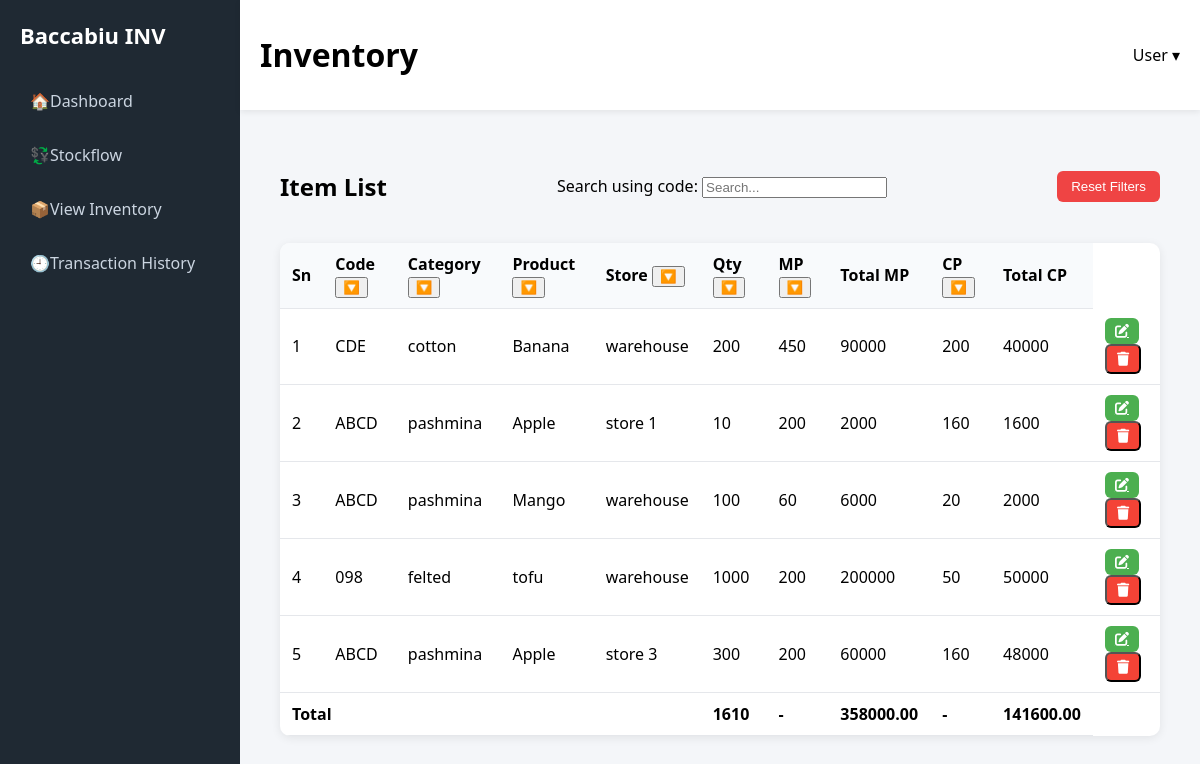
Screenshot of /viewInventory with the database file from the repository.
### inv_data/models.py (models this page shows, shortened)
class Inventory(models.Model):
    product = models.ForeignKey(Product, on_delete=models.CASCADE)
    store = models.ForeignKey(Store, on_delete=models.CASCADE)
    quantity = models.IntegerField(default=0)
    class Meta:
        unique_together = ('product', 'store')

class Product(models.Model):
    product_code = models.CharField(max_length=100)
    product_name = models.CharField(max_length=255)
    category = models.ForeignKey(Category, on_delete=models.CASCADE)
    class Meta:
        unique_together = ("product_code", "product_name", "category")

class Category(models.Model):
    category_name = models.CharField(max_length=100, unique=True)

class Store(models.Model):
    store_name = models.CharField(max_length=100, unique=True)

### inv_data/views.py (the view)
# urls.py: path('viewInventory', views.viewInventory, name='viewInventory'),
def viewInventory(request):
    latest_item = StockTransactionItem.objects.filter(
        product=OuterRef("product")
    ).order_by("-id")
    inventory = Inventory.objects.select_related(
        "product",
        "product__category",
        "store"
    ).annotate(
        market_price=Subquery(latest_item.values("market_price")[:1]),
        cost_price=Subquery(latest_item.values("cost_price")[:1]),
    ).annotate(
        total_market=ExpressionWrapper(
            F("quantity") * F("market_price"),
            output_field=DecimalField(max_digits=12, decimal_places=2)
        ),
        total_cost=ExpressionWrapper(
            F("quantity") * F("cost_price"),
            output_field=DecimalField(max_digits=12, decimal_places=2)
        ),
    )
    return render(request, "ViewInventory.html", {
        "inventory": inventory
    })

### templates/ViewInventory.html (shortened to what this page needs)
{% extends "base.html" %}
{% load static %}
   {% block content %}
<html>
<head>
    <link rel="stylesheet" href="{% static 'css/ViewInventory.css' %}">
    <link rel="stylesheet" href="https://cdnjs.cloudflare.com/ajax/libs/font-awesome/6.5.0/css/all.min.css">
</head>
<body>
    <main class="main-content">
        <section class="content-area">
            <div class="content-header">
                <h2>Item List</h2>
                <span>Search using code: <input type="search" id="searchInput" placeholder="Search...">
</span>
                <button class="reset-button" onclick="resetFilters()">Reset Filters</button>
            </div>
            <div class="table-wrapper">
                <table id="itemTable">
                    <thead>
                        <tr>
                            <thead>
<tr>
    <th>Sn</th>
    <th>Code <button class="filter-btn" data-col="1">🔽</button></th>
    <th>Category <button class="filter-btn" data-col="2">🔽</button></th>
    <th>Product <button class="filter-btn" data-col="3">🔽</button></th>
    <th>Store <button class="filter-btn" data-col="4">🔽</button></th>
    <th>Qty <button class="filter-btn" data-col="5">🔽</button></th>
    <th>MP <button class="filter-btn" data-col="6">🔽</button></th>
    <th>Total MP</th>
    <th>CP <button class="filter-btn" data-col="8">🔽</button></th>
    <th>Total CP</th>
</tr>
</thead>
                        </tr>
                    </thead>
                    <tbody>
{% for item in inventory %}
<tr>
    <td>{{ forloop.counter }}</td>
    <td>{{ item.product.product_code }}</td>
    <td>{{ item.product.category.category_name }}</td>
    <td>{{ item.product.product_name }}</td>
    <td>{{ item.store.store_name }}</td>
    <td>{{ item.quantity }}</td>
    <td>{{ item.market_price|default:0 }}</td>
    <td>{{ item.total_market|default:0 }}</td>
    <td>{{ item.cost_price|default:0 }}</td>
    <td>{{ item.total_cost|default:0 }}</td>
   <td>
    <a href="{% url 'edit_inventory' item.id %}" class="btn edit-btn">
        <i class="fa-solid fa-pen-to-square"></i>
    </a>
    <form action="{% url 'delete_inventory' item.id %}" method="POST" style="display:inline;">
        <button type="submit" class="btn delete-btn"
            onclick="return confirm('Are you sure?');">
            <i class="fa-solid fa-trash"></i>
        </button>
    </form>
</td>
</tr>
{% endfor %}
</tbody>
<tfoot>
<tr>
    <td colspan="5" class="total-label">Total</td>
    <td id="totalQuantity"></td>
    <td>-</td>
    <td id="totalMarket"></td>
    <td>-</td>
    <td id="totalCost"></td>
</tr>
</tfoot>
                </table>
            </div>
        </section>
    </main>
</div>
</body>
{% endblock %}

### templates/base.html (shortened to what this page needs)
{% load static %}
<!DOCTYPE html>
<html>
<head>
    <link rel="stylesheet" href="{% static 'css/header.css' %}">
    <link rel="stylesheet" href="{% static 'css/base.css' %}">
    <link rel="stylesheet" href="{% static 'css/sidebar.css' %}">
</head>
<body>
<div class="app-layout">
    {% include "partials/sidebar.html" %}
    <div class="main-content">
        {% include "partials/header.html" %}
        <main class="content-area">
            {% block content %}{% endblock %}
</body>
</html>

### templates/partials/sidebar.html (shortened to what this page needs)
{% load static %}
<aside class="sidebar" id="sidebar">
        <div class="sidebar-header">
            <span class="logo">Baccabiu INV</span>
        </div>
        <ul class="nav-menu">
            <li><a href="{% url 'index' %}"><span class="icon">🏠</span>Dashboard</a></li>
            <li><a href="{% url 'stockIn' %}"><span class="icon">💱</span>Stockflow</a></li>
            <li><a href="{% url 'viewInventory' %}"><span class="icon">📦</span>View Inventory</a></li>
            <li><a href="{% url 'history' %}"><span class="icon">🕘</span>Transaction History</a></li>
        </ul>
    </aside>

### templates/partials/header.html (shortened to what this page needs)
<header class="topbar">
            <h1>Inventory</h1>
            <div class="profile">
                <span onclick="toggleProfile()">User ▾</span>
            </div>
        </header>

### static/css/header.css (style rules this page uses)
.topbar { background: #fff; padding: 12px 20px; display: flex; align-items: center; justify-content: space-between; box-shadow: 0 2px 6px rgba(0,0,0,0.08); }
.profile { position: relative; cursor: pointer; }

### static/css/base.css (style rules this page uses)
* { box-sizing: border-box; }
body { margin: 0; font-family: "Segoe UI", Arial, sans-serif; background: #f4f6f9; }
.app-layout { display: flex; min-height: 100vh; }
.main-content { flex: 1; display: flex; flex-direction: column; }

### static/css/sidebar.css (style rules this page uses)
.sidebar { width: 240px; background: #1f2933; color: #fff; padding: 20px; transition: transform 0.3s ease; }
.sidebar-header { display: flex; justify-content: space-between; align-items: center; }
.logo { font-size: 22px; font-weight: bold; }
.nav-menu { list-style: none; padding: 0; margin-top: 30px; }
.nav-menu li { margin-bottom: 12px; }
.nav-menu a { text-decoration: none; color: #cbd5e1; padding: 10px; display: block; border-radius: 6px; }

### static/css/ViewInventory.css (style rules this page uses)
.content-area { padding: 20px; }
.content-header { display: flex; justify-content: space-between; align-items: center; }
.reset-button { background: #ef4444; color: #fff; border: none; padding: 8px 14px; border-radius: 6px; cursor: pointer; }
.btn { padding: 6px 10px; border-radius: 6px; font-size: 14px; display: inline-flex; align-items: center; gap: 5px; }
.edit-btn { background-color: #4CAF50; color: white; }
.delete-btn { background-color: #f44336; color: white; }
.btn i { font-size: 14px; }
.table-wrapper { margin-top: 20px; overflow-x: auto; background: #fff; border-radius: 10px; box-shadow: 0 2px 10px rgba(0,0,0,0.08); }
table { width: 100%; border-collapse: collapse; }
th, td { padding: 10px 12px; border-bottom: 1px solid #e5e7eb; }
th { background: #f8fafc; position: relative; text-align: left; }
tfoot td { font-weight: bold; }

### rows the page displays
Inventory: product.product_code "CDE", product.category.category_name "cotton", product.product_name "Banana", store.store_name "warehouse", quantity "200", market_price "450", total_market "90000", cost_price "200", total_cost "40000"
Inventory: product.product_code "ABCD", product.category.category_name "pashmina", product.product_name "Apple", store.store_name "store 1", quantity "10", market_price "200", total_market "2000", cost_price "160", total_cost "1600"
Inventory: product.product_code "ABCD", product.category.category_name "pashmina", product.product_name "Mango", store.store_name "warehouse", quantity "100", market_price "60", total_market "6000", cost_price "20", total_cost "2000"
Inventory: product.product_code "098", product.category.category_name "felted", product.product_name "tofu", store.store_name "warehouse", quantity "1000", market_price "200", total_market "200000", cost_price "50", total_cost "50000"
Inventory: product.product_code "ABCD", product.category.category_name "pashmina", product.product_name "Apple", store.store_name "store 3", quantity "300", market_price "200", total_market "60000", cost_price "160", total_cost "48000"
